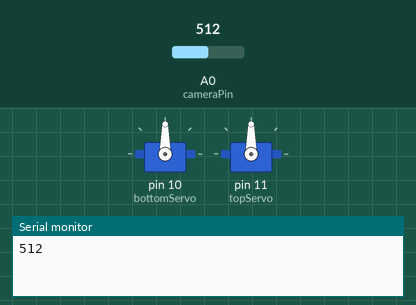
Bench run of a sketch on a simulated Arduino Uno, built with avr-gcc and run on an emulated ATmega328P. On the bench: 2 × servo, the last lines printed to the serial monitor. The inputs (shaded band) are chosen by the test bench; at power-on: A0 (cameraPin) = 512.

Above: at 0.1 s.
At 6.7 s:
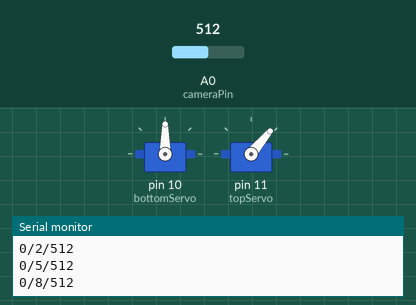
At 21.75 s:
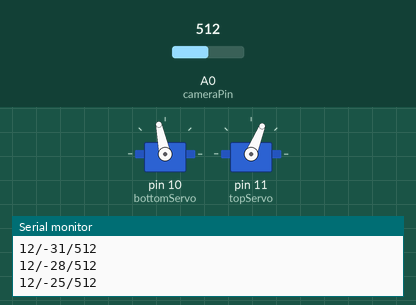
At 36.9 s:
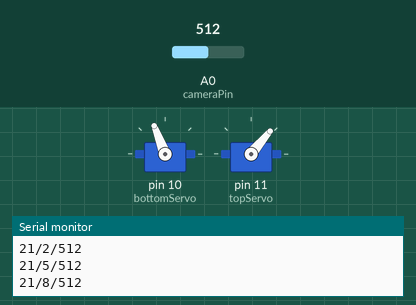
Timing chart, 0 to 40.0 s (numbered marks = the images above):
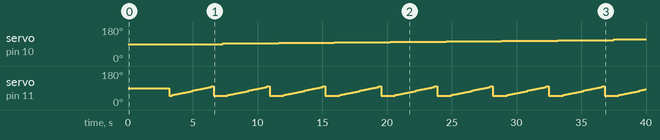

Measured:
- by itself, servo on pin 10 (bottomServo): moves from 90° to 114° over 30.2 s
- by itself, servo on pin 11 (topServo): repeats every 4.3 s: 53° 0.20 s, 56° 0.20 s, 59° 0.20 s, 62° 0.20 s, 65° 0.20 s, 68° 0.20 s, 71° 0.20 s, 74° 0.20 s, 77° 0.20 s, 80° 0.20 s, 83° 0.20 s, 86° 0.20 s, 89° 0.20 s, 92° 0.20 s, 95° 0.20 s, 98° 0.20 s, 50° 1.1 s

The sketch:

sketch_sep29d.ino
```cpp
#include <Servo.h>
// servo setup
Servo bottomServo;
Servo topServo;

int bottomPos = 0; // variable that record bottom servo position
int topPos = 0; // variable that record top servo position
int topOrigin = 90; // top servo position at orgin
int bottomOrigin = 90;  // bottom servo position at orgin
int bottomMin= 90;  // minimal bottom servo position
int bottomMax = 140; // maximal bottom servo position
int topMin= 50;  // minimal top servo position
int topMax = 100; // maximal top servo position
int step = 3; // step of increment


// camera setup
const int cameraPin = A0;

void setup() {
  // put your setup code here, to run once:
  Serial.begin(9600); // set up serial port
  bottomServo.attach(10); // attatch bottom servo pin
  topServo.attach(11); // attatch bottom servo pin
  bottomServo.write(bottomOrigin); // set up bottom servo at origin
  topServo.write(topOrigin);  // set up top servo at origin
  int v0 = analogRead(cameraPin); // read sensor at origin
  Serial.println(v0); // print origin sensor reading
  delay(3000);

}

void loop() {
  // sweep bottom servo loop
  for (bottomPos = bottomMin; bottomPos <= bottomMax; bottomPos += step) { // bottom moves in steps of 3 degree
    bottomServo.write(bottomPos); // fix bottom servo to be at bottom position
    delay(200); // wait for it to move
    for (topPos = topMin; topPos <= topMax; topPos += step) { // top moves in steps of 3 degree
      topServo.write(topPos);   // move top servo
      delay(200); // wait for it to move
      int v1 = analogRead(cameraPin); // take reading 1
      int v2 = analogRead(cameraPin); // take reading 2
      int v3 = analogRead(cameraPin); // take reading 3
      int v = min(min(v1,v2),v3); // find minimal of 3 readings to avoid spikes
      Serial.print(bottomPos-bottomOrigin); // print angle difference between origin and current
      Serial.print("/"); // separate readings with "/"
      Serial.print(topPos - topOrigin); // print angle difference between origin and current
      Serial.print("/");  // separate readings with "/"
      Serial.println(v);  // print final reading
    }
    topServo.write(topMin);   // move top servo back to top
    delay(700); // wait for servo to move to inital position
  }
}
```
